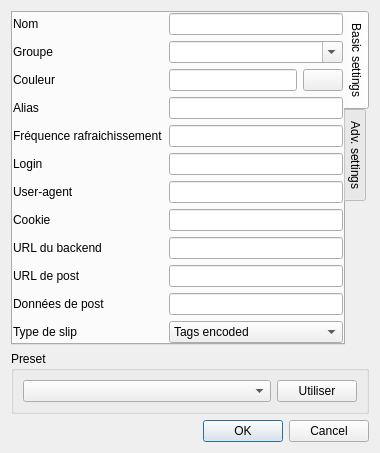
<?xml version="1.0" encoding="UTF-8"?>
<ui version="4.0">
 <class>QQBouchotSettingsDialog</class>
 <widget class="QDialog" name="QQBouchotSettingsDialog">
  <property name="geometry">
   <rect>
    <x>0</x>
    <y>0</y>
    <width>380</width>
    <height>436</height>
   </rect>
  </property>
  <property name="sizePolicy">
   <sizepolicy hsizetype="Preferred" vsizetype="Fixed">
    <horstretch>0</horstretch>
    <verstretch>0</verstretch>
   </sizepolicy>
  </property>
  <property name="windowTitle">
   <string>Dialog</string>
  </property>
  <layout class="QVBoxLayout" name="verticalLayout">
   <item>
    <widget class="QTabWidget" name="tabWidget">
     <property name="tabPosition">
      <enum>QTabWidget::East</enum>
     </property>
     <property name="currentIndex">
      <number>0</number>
     </property>
     <widget class="QWidget" name="tabBasic">
      <attribute name="title">
       <string>Basic settings</string>
      </attribute>
      <layout class="QFormLayout" name="formLayout">
       <property name="margin">
        <number>0</number>
       </property>
       <item row="0" column="0">
        <widget class="QLabel" name="label_11">
         <property name="text">
          <string>Nom</string>
         </property>
        </widget>
       </item>
       <item row="0" column="1">
        <widget class="QLineEdit" name="nameLineEdit"/>
       </item>
       <item row="1" column="0">
        <widget class="QLabel" name="label_12">
         <property name="text">
          <string>Groupe</string>
         </property>
        </widget>
       </item>
       <item row="1" column="1">
        <widget class="QComboBox" name="groupSelComboBox">
         <property name="sizePolicy">
          <sizepolicy hsizetype="Expanding" vsizetype="Fixed">
           <horstretch>0</horstretch>
           <verstretch>0</verstretch>
          </sizepolicy>
         </property>
         <property name="editable">
          <bool>true</bool>
         </property>
        </widget>
       </item>
       <item row="2" column="0">
        <widget class="QLabel" name="label">
         <property name="text">
          <string>Couleur</string>
         </property>
        </widget>
       </item>
       <item row="2" column="1">
        <widget class="QWidget" name="widget_2" native="true">
         <layout class="QHBoxLayout" name="horizontalLayout">
          <property name="margin">
           <number>0</number>
          </property>
          <item>
           <widget class="QLineEdit" name="colorLineEdit"/>
          </item>
          <item>
           <widget class="QPushButton" name="colorSelPushButton">
            <property name="text">
             <string/>
            </property>
           </widget>
          </item>
         </layout>
        </widget>
       </item>
       <item row="3" column="0">
        <widget class="QLabel" name="label_2">
         <property name="text">
          <string>Alias</string>
         </property>
        </widget>
       </item>
       <item row="3" column="1">
        <widget class="QLineEdit" name="aliasLineEdit"/>
       </item>
       <item row="4" column="0">
        <widget class="QLabel" name="label_3">
         <property name="text">
          <string>Fréquence rafraichissement</string>
         </property>
        </widget>
       </item>
       <item row="4" column="1">
        <widget class="QLineEdit" name="refreshRateLineEdit"/>
       </item>
       <item row="5" column="0">
        <widget class="QLabel" name="label_4">
         <property name="text">
          <string>Login</string>
         </property>
        </widget>
       </item>
       <item row="5" column="1">
        <widget class="QLineEdit" name="loginLineEdit"/>
       </item>
       <item row="6" column="0">
        <widget class="QLabel" name="label_5">
         <property name="text">
          <string>User-agent</string>
         </property>
        </widget>
       </item>
       <item row="6" column="1">
        <widget class="QLineEdit" name="uaLineEdit"/>
       </item>
       <item row="7" column="0">
        <widget class="QLabel" name="label_6">
         <property name="text">
          <string>Cookie</string>
         </property>
        </widget>
       </item>
       <item row="7" column="1">
        <widget class="QLineEdit" name="cookieLineEdit"/>
       </item>
       <item row="8" column="0">
        <widget class="QLabel" name="label_7">
         <property name="text">
          <string>URL du backend</string>
         </property>
        </widget>
       </item>
       <item row="8" column="1">
        <widget class="QLineEdit" name="urlBackendLineEdit">
         <property name="readOnly">
          <bool>false</bool>
         </property>
        </widget>
       </item>
       <item row="9" column="0">
        <widget class="QLabel" name="label_8">
         <property name="text">
          <string>URL de post</string>
         </property>
        </widget>
       </item>
       <item row="9" column="1">
        <widget class="QLineEdit" name="urlPostLineEdit">
         <property name="readOnly">
          <bool>false</bool>
         </property>
        </widget>
       </item>
       <item row="10" column="0">
        <widget class="QLabel" name="label_9">
         <property name="text">
          <string>Données de post</string>
         </property>
        </widget>
       </item>
       <item row="10" column="1">
        <widget class="QLineEdit" name="postDataLineEdit">
         <property name="readOnly">
          <bool>false</bool>
         </property>
        </widget>
       </item>
       <item row="11" column="0">
        <widget class="QLabel" name="label_10">
         <property name="text">
          <string>Type de slip</string>
         </property>
        </widget>
       </item>
       <item row="11" column="1">
        <widget class="QComboBox" name="slipTypeComboBox">
         <item>
          <property name="text">
           <string>Tags encoded</string>
          </property>
         </item>
         <item>
          <property name="text">
           <string>Raw tags</string>
          </property>
         </item>
        </widget>
       </item>
      </layout>
     </widget>
     <widget class="QWidget" name="tabAdvanced">
      <property name="accessibleName">
       <string/>
      </property>
      <attribute name="title">
       <string>Adv. settings</string>
      </attribute>
      <layout class="QFormLayout" name="formLayout_2">
       <property name="fieldGrowthPolicy">
        <enum>QFormLayout::ExpandingFieldsGrow</enum>
       </property>
       <item row="0" column="0">
        <widget class="QLabel" name="label_13">
         <property name="text">
          <string>Allow unsigned/untrusted certificates</string>
         </property>
        </widget>
       </item>
       <item row="0" column="1">
        <widget class="QCheckBox" name="disStrictCertifCB">
         <property name="text">
          <string/>
         </property>
        </widget>
       </item>
      </layout>
     </widget>
    </widget>
   </item>
   <item>
    <widget class="QGroupBox" name="presetGroupBox">
     <property name="title">
      <string>Preset</string>
     </property>
     <property name="alignment">
      <set>Qt::AlignLeading|Qt::AlignLeft|Qt::AlignTop</set>
     </property>
     <property name="checkable">
      <bool>false</bool>
     </property>
     <layout class="QHBoxLayout" name="horizontalLayout_2">
      <item>
       <widget class="QComboBox" name="presetComboBox">
        <property name="sizePolicy">
         <sizepolicy hsizetype="Expanding" vsizetype="Fixed">
          <horstretch>0</horstretch>
          <verstretch>0</verstretch>
         </sizepolicy>
        </property>
       </widget>
      </item>
      <item>
       <widget class="QPushButton" name="presetPushButton">
        <property name="sizePolicy">
         <sizepolicy hsizetype="Minimum" vsizetype="Fixed">
          <horstretch>0</horstretch>
          <verstretch>0</verstretch>
         </sizepolicy>
        </property>
        <property name="text">
         <string>Utiliser</string>
        </property>
       </widget>
      </item>
     </layout>
    </widget>
   </item>
   <item>
    <widget class="QDialogButtonBox" name="buttonBox">
     <property name="orientation">
      <enum>Qt::Horizontal</enum>
     </property>
     <property name="standardButtons">
      <set>QDialogButtonBox::Cancel|QDialogButtonBox::Ok</set>
     </property>
    </widget>
   </item>
  </layout>
 </widget>
 <resources/>
 <connections>
  <connection>
   <sender>buttonBox</sender>
   <signal>accepted()</signal>
   <receiver>QQBouchotSettingsDialog</receiver>
   <slot>accept()</slot>
   <hints>
    <hint type="sourcelabel">
     <x>248</x>
     <y>254</y>
    </hint>
    <hint type="destinationlabel">
     <x>157</x>
     <y>274</y>
    </hint>
   </hints>
  </connection>
  <connection>
   <sender>buttonBox</sender>
   <signal>rejected()</signal>
   <receiver>QQBouchotSettingsDialog</receiver>
   <slot>reject()</slot>
   <hints>
    <hint type="sourcelabel">
     <x>316</x>
     <y>260</y>
    </hint>
    <hint type="destinationlabel">
     <x>286</x>
     <y>274</y>
    </hint>
   </hints>
  </connection>
 </connections>
</ui>
